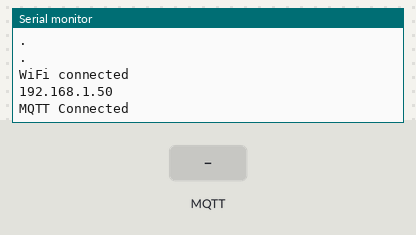
Recording of a sketch running on a simulated ESP8266 (NodeMCU). Parts: the last lines printed to the serial monitor. Inputs (shaded band) come from the test bench. WiFi joins after 1.5 s; servers stay silent unless stated; no MQTT or app messages arrive unless stated.

Above: at 2.7 s.
2.8 s: MQTT message "1" arrives on the first subscribed topic
At 3.4 s:
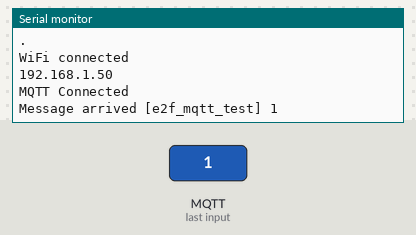
5.8 s: MQTT message "on" arrives on the first subscribed topic
At 6.8 s:
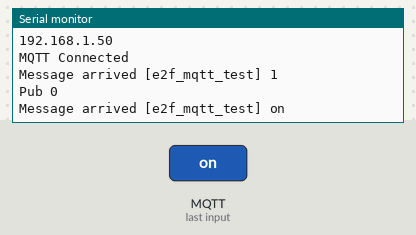
7.3 s: MQTT message "off" arrives on the first subscribed topic
At 8.0 s:
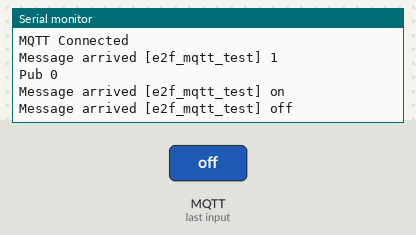

Measured:
- after the input at 2.8 s, the serial monitor: prints a new line at once (image 1)
- after the input at 5.8 s, the serial monitor: prints a new line at once (image 2)
- after the input at 7.3 s, the serial monitor: prints a new line at once (image 3)

The sketch:

MQTT_Step4.ino
```cpp
#include <ESP8266WiFi.h>
#include <PubSubClient.h>  /* Step2で追加 */

const char* ssid = "<Your WiFi SSID>";
const char* password = "<Your WiFi PASS>";

const char* mqtt_server = "iot.eclipse.org";    /* Step2で追加 */
const char* mqtt_client_id = "E2F20170121";     /* Step2で追加 */ /*★Point: ユニークな名前とすること */
const char* mqtt_pub_topic = "e2f_mqtt_test";   /* Step3で追加 */
const char* mqtt_sub_topic = mqtt_pub_topic;    /* Step4で追加 */

WiFiClient espClient;            /* Step2で追加 */
PubSubClient client(espClient);  /* Step2で追加 */

void setup() {
  Serial.begin(115200);  /* printf用 */
  setup_wifi();

  client.setServer(mqtt_server, 1883);   /* Step2で追加 */ /* MQTTブローカーを指定 */
  if (client.connect(mqtt_client_id)) {  /* Step2で追加 */ /* MQTTブローカーに接続 */
    Serial.println("MQTT Connected");    /* Step2で追加 */
    client.setCallback(mqtt_callback);   /* Step4で追加 */ /* MQTTメッセージハンドラ登録 */
    client.subscribe(mqtt_sub_topic);    /* Step4で追加 */ /* subscribe */
  }                                      /* Step2で追加 */
}

void setup_wifi() {
  delay(10);
  WiFi.begin(ssid, password);  /* WiFi接続 */

  while (WiFi.status() != WL_CONNECTED) {
    delay(500);
    Serial.println(".");
  }

  Serial.println("WiFi connected");
  Serial.println(WiFi.localIP());  /* IPアドレス表示 */
}

/* Step4で追加 */
void mqtt_callback(char* topic, byte* payload, unsigned int length) {
  Serial.print("Message arrived [" + String(topic) + "] ");
  for (int i = 0; i < length; i++) {
    Serial.print((char)payload[i]);
  }
  Serial.println();
}

void loop() {
  /* 以下、Step3で追加 */
  static long cnt = 0;
  static long lastMsg = 0;
  long now = millis();

  if (client.connected()) {
    client.loop();  /* Step4で追加 */

    if (now - lastMsg > 5000) {
      lastMsg = now;
      client.publish(mqtt_pub_topic, ("hello E2F " + String(cnt)).c_str()); /* publish */
      Serial.println("Pub " + String(cnt));
      cnt++;
    }
  } else {
    Serial.println("Disconnected " + String(cnt));
    while (1);
  }
}
```
